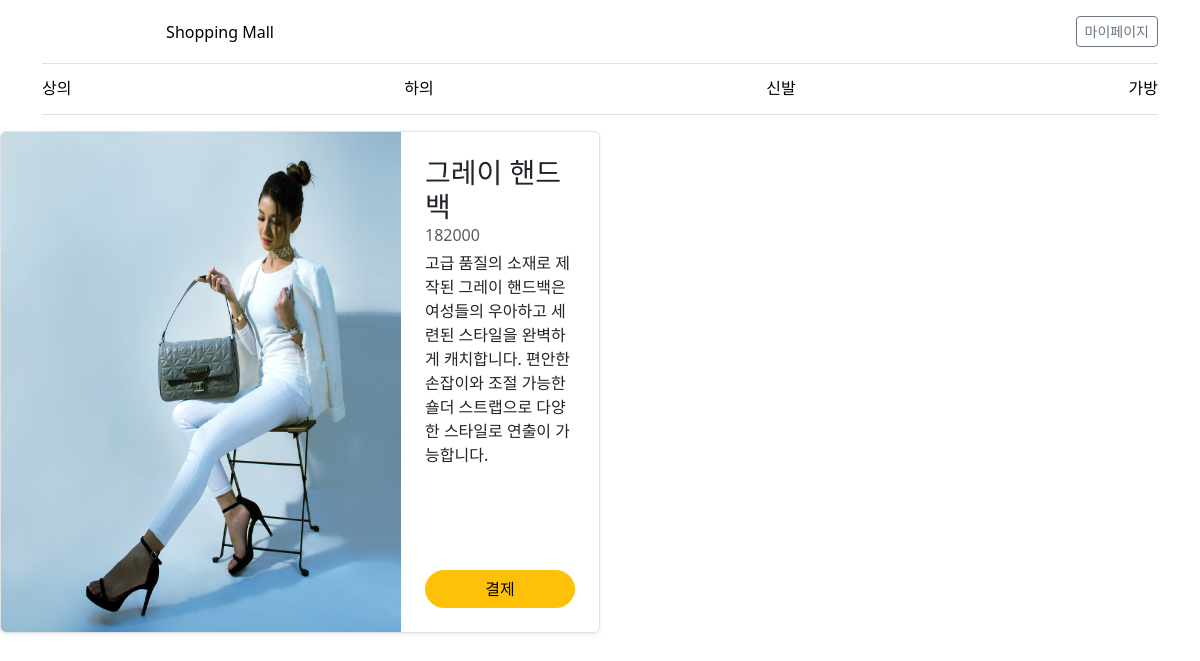
The app's page /bag/1/ with its own data.
### bag/models.py (models this page shows)
class Bag(models.Model):
    subject = models.CharField(max_length=200)
    price = models.IntegerField()
    explain = models.CharField(max_length=500)
    img = models.ImageField(upload_to='photo/', default='photo/no_image.png')

### bag/views.py (the view)
# urls.py: path('<int:bag_id>/', views.detail, name='detail'),
def detail(request, bag_id):
    bag = Bag.objects.get(id=bag_id)
    context = {'bag':bag}
    return render(request, 'bag/bag_detail.html', context)

### templates/bag/bag_detail.html (shortened to what this page needs)
<link href="https://cdn.jsdelivr.net/npm/bootstrap@5.3.1/dist/css/bootstrap.min.css" rel="stylesheet">
<div class="container">
    <header class="border-bottom lh-1 py-3">
      <div class="row flex-nowrap justify-content-between align-items-center">
        <div class="col-4 text-center">
          <a class="blog-header-logo text-body-emphasis text-decoration-none" href="/top"><font style="vertical-align: inherit;"><font style="vertical-align: inherit;">Shopping Mall</font></font></a>
        </div>
        <div class="col-4 d-flex justify-content-end align-items-center">
          <a class="btn btn-sm btn-outline-secondary" href="/mypage"><font style="vertical-align: inherit;"><font style="vertical-align: inherit;">마이페이지</font></font></a>
        </div>
      </div>
    </header>
    <div class="nav-scroller py-1 mb-3 border-bottom">
        <nav class="nav nav-underline justify-content-between">
            <a class="nav-item nav-link link-body-emphasis" href="/top"><font style="vertical-align: inherit;"><font style="vertical-align: inherit;">상의</font></font></a>
            <a class="nav-item nav-link link-body-emphasis" href="/bottoms"><font style="vertical-align: inherit;"><font style="vertical-align: inherit;">하의</font></font></a>
            <a class="nav-item nav-link link-body-emphasis" href="/shoes"><font style="vertical-align: inherit;"><font style="vertical-align: inherit;">신발</font></font></a>
            <a class="nav-item nav-link link-body-emphasis" href="/bag"><font style="vertical-align: inherit;"><font style="vertical-align: inherit;">가방</font></font></a>
        </nav>
    </div>
  </div>
  <div class="col-md-6">
    <div class="row g-0 border rounded overflow-hidden flex-md-row mb-4 shadow-sm h-md-250 position-relative">
        <div class="col-auto d-none d-lg-block">
            <img src="{{ bag.img.url }}" width="400dp" height="500dp">
        </div>
        <div class="col p-4 d-flex flex-column position-static">
            <h3 class="mb-0">{{ bag.subject }}</h3>
            <div class="mb-1 text-body-secondary">{{ bag.price }}</div>
            <p class="card-text mb-auto">{{ bag.explain }}</p>
            <button class="btn btn-warning rounded-pill px-3" onclick="window.location.href='{% url 'bag:payment' bag.id %}'">결제</button>
        </div>
    </div>
  </div>

### records on screen
Bag: img (picture), subject "그레이 핸드백", price "182000", explain "고급 품질의 소재로 제작된 그레이 핸드백은 여성들의 우아하고 세련된 스타일을 완벽하게 캐치합니다. 편안한 손잡이와 조절 가능한 숄더 스트랩으로 다양한 스타일로 연출이 가능합니다."
